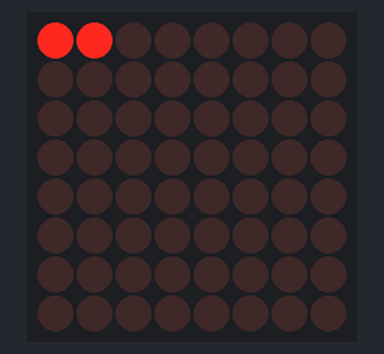
A sketch run on a simulated Arduino Uno, built with avr-gcc and run on an emulated ATmega328P. Parts: 8×8 LED matrix. Random numbers use the default seed unless the sketch sets one.

Above: at 1.1 s.
At 2.1 s:
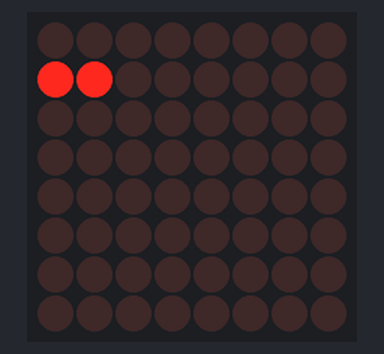
At 3.1 s:
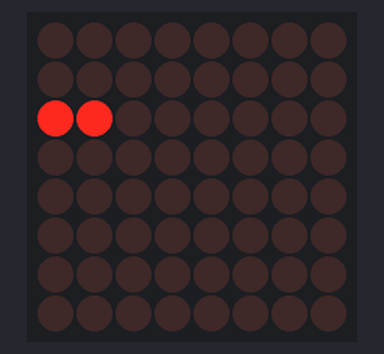
At 4.1 s:
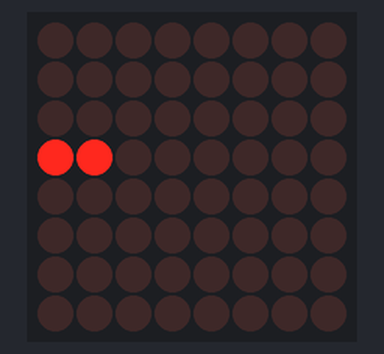
At 6.1 s:
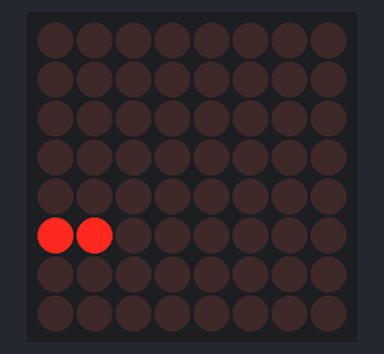
At 8.1 s:
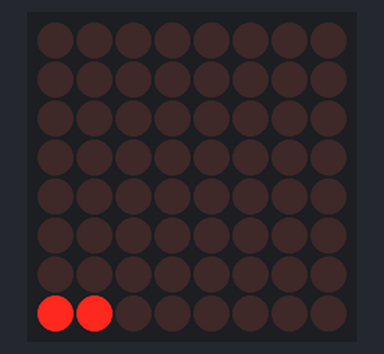

Measured:
- what the display in image 0 shows lasts 1.0 s, from 1.0 s to 2.0 s

The sketch:

Dot_Matrix_Space.ino
```cpp
#include <LedControl.h>                 // Add library

const int CLK = 5, CS = 6, DIN = 7;
const int MAX = 1, DLY = 500;           // MAX DOT MATRIX NUMBER AND DELAY
LedControl led = LedControl( DIN, CLK, CS, MAX );
unsigned long  timer_past = 0;
int k = 0;
byte object[ 1 ][ 8 ] = { B11000000 };
byte block [ 1 ][ 8 ] = { B11000000, 0, 0, 0, 0, 0 ,0, 0};
byte del   [ 1 ][ 8 ] = {  };

void setup(){
    Serial.begin( 9600 );
    randomSeed( analogRead(0) );
    led.setIntensity(0, 3);          // CONTRAST
    led.shutdown(0, false);          // MATRIX ACTIVATED
    led.clearDisplay(0);
}

void print_object( byte obj[ 1 ][ 8 ] ){
    for( int j=0; j<8; j++ )
        led.setRow( 0, j, obj[ 0 ][ j ] );            // INT ADRESS, INT ROW, BYTE VALUE
    //delay(DLY);
}

void shift_block_timer( byte blck[ 1 ][ 8 ] ){
    unsigned long timer_now = millis();   // --> milliseconds unit
    int rnd = random( 7 );
    for( int a=0; a<8; a++ ){
         if( timer_now - timer_past > 1000 ){
             //Serial.println( rnd );
             led.setRow( 0, k++, blck[ 0 ][ 0 ] );   // INT ADRESS, INT ROW, BYTE VALUE
             timer_past = timer_now;
         }
         led.setRow( 0, k-2, del[ 0 ][ 0 ]  );   // INT ADRESS, INT ROW, BYTE VALUE
    }
}

void loop(){
     //print_object( object );
     shift_block_timer( block );
}
```
